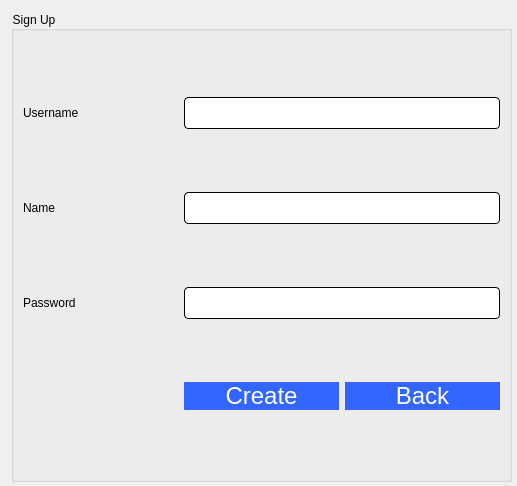
<?xml version="1.0" encoding="UTF-8"?>
<ui version="4.0">
 <class>signUp</class>
 <widget class="QDialog" name="signUp">
  <property name="geometry">
   <rect>
    <x>0</x>
    <y>0</y>
    <width>517</width>
    <height>486</height>
   </rect>
  </property>
  <property name="windowTitle">
   <string>Dialog</string>
  </property>
  <widget class="QGroupBox" name="groupBox">
   <property name="geometry">
    <rect>
     <x>11</x>
     <y>11</y>
     <width>501</width>
     <height>471</height>
    </rect>
   </property>
   <property name="styleSheet">
    <string notr="true">font: 16pt &quot;Comic Sans MS&quot;;
border-color: rgb(196, 178, 255);
border-color: rgb(170, 0, 255);
color: rgb(0, 0, 0);</string>
   </property>
   <property name="title">
    <string>Sign Up</string>
   </property>
   <layout class="QGridLayout" name="gridLayout">
    <item row="2" column="0">
     <widget class="QLabel" name="label_3">
      <property name="styleSheet">
       <string notr="true">font: 10pt &quot;Comic Sans MS&quot;;</string>
      </property>
      <property name="text">
       <string>Password</string>
      </property>
     </widget>
    </item>
    <item row="3" column="2">
     <widget class="QPushButton" name="backButton">
      <property name="styleSheet">
       <string notr="true">QPushButton{
border-radius:15px;
padding : 0 4px;
background: #3366FF;
border -radius:10px;
color: rgb(255, 255, 255);
font: 24px
}
QPushButton:hover:!pressed

{
background:#4f85e2;
}
QToolButton
{

border-radius:10px;
bacground:red;
color:red;
}

QPushButton:pressed
{
              font-size: 19px;
              transition: 0.9s; 
}</string>
      </property>
      <property name="text">
       <string>Back</string>
      </property>
     </widget>
    </item>
    <item row="3" column="1">
     <widget class="QPushButton" name="createButton">
      <property name="styleSheet">
       <string notr="true">QPushButton{
border-radius:15px;
padding : 0 4px;
background: #3366FF;
border -radius:10px;
color: rgb(255, 255, 255);
font: 24px
}
QPushButton:hover:!pressed

{
background:#4f85e2;
}
QToolButton
{

border-radius:10px;
bacground:red;
color:red;
}

QPushButton:pressed
{
              font-size: 19px;
              transition: 0.9s; 
}</string>
      </property>
      <property name="text">
       <string>Create</string>
      </property>
     </widget>
    </item>
    <item row="0" column="0">
     <widget class="QLabel" name="label">
      <property name="styleSheet">
       <string notr="true">font: 10pt &quot;Comic Sans MS&quot;;</string>
      </property>
      <property name="text">
       <string>Username</string>
      </property>
     </widget>
    </item>
    <item row="0" column="1" colspan="2">
     <widget class="QLineEdit" name="username">
      <property name="styleSheet">
       <string notr="true">QLineEdit{
	background-color: rgb(255, 255, 255);
	 border: 1px  solid;
     border-radius: 4px;
	font: 24px
}</string>
      </property>
     </widget>
    </item>
    <item row="1" column="0">
     <widget class="QLabel" name="label_2">
      <property name="styleSheet">
       <string notr="true">font: 10pt &quot;Comic Sans MS&quot;;</string>
      </property>
      <property name="text">
       <string>Name</string>
      </property>
     </widget>
    </item>
    <item row="1" column="1" colspan="2">
     <widget class="QLineEdit" name="name">
      <property name="styleSheet">
       <string notr="true">QLineEdit{
	background-color: rgb(255, 255, 255);
	 border: 1px  solid;
     border-radius: 4px;
	font: 24px
}</string>
      </property>
     </widget>
    </item>
    <item row="2" column="1" colspan="2">
     <widget class="QLineEdit" name="password">
      <property name="styleSheet">
       <string notr="true">QLineEdit{
	background-color: rgb(255, 255, 255);
	 border: 1px  solid;
     border-radius: 4px;
	font: 24px
}</string>
      </property>
      <property name="inputMethodHints">
       <set>Qt::ImhHiddenText|Qt::ImhNoAutoUppercase|Qt::ImhNoPredictiveText|Qt::ImhSensitiveData</set>
      </property>
      <property name="text">
       <string/>
      </property>
      <property name="echoMode">
       <enum>QLineEdit::Password</enum>
      </property>
     </widget>
    </item>
   </layout>
  </widget>
 </widget>
 <resources/>
 <connections/>
</ui>
